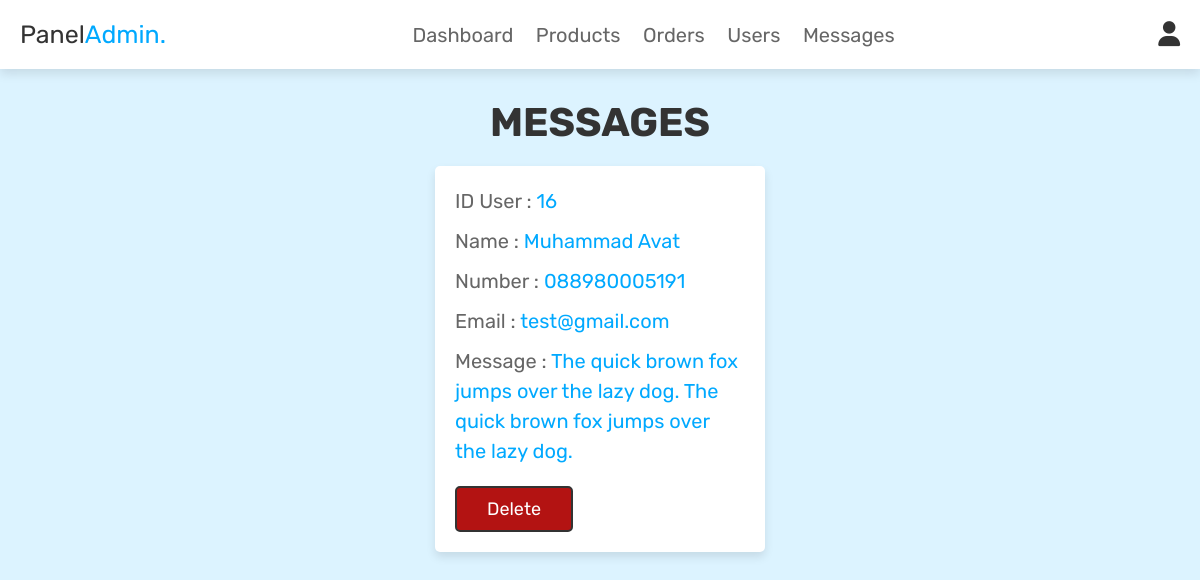
The app's page /admin_contacts.php (signed in) with its own data.
### tables this page shows
CREATE TABLE `message` (
  `id` int(100) NOT NULL,
  `user_id` int(100) NOT NULL,
  `name` varchar(100) NOT NULL,
  `email` varchar(100) NOT NULL,
  `number` varchar(12) NOT NULL,
  `message` varchar(500) NOT NULL
);

### admin_contacts.php (the view, shortened to what this page needs)
<?php
@include 'config.php';
?>
<!DOCTYPE html>
<html lang="en">
<head>
   <link rel="stylesheet" href="https://cdnjs.cloudflare.com/ajax/libs/font-awesome/6.5.1/css/all.min.css">
   <link rel="stylesheet" href="css/admin_style.css">
</head>
<body>
<?php @include 'admin_header.php'; ?>
<section class="messages">
   <h1 class="title">messages</h1>
   <div class="box-container">
      <?php
       $select_message = mysqli_query($conn, "SELECT * FROM `message`") or die('query failed');
       if(mysqli_num_rows($select_message) > 0){
          while($fetch_message = mysqli_fetch_assoc($select_message)){
      ?>
      <div class="box">
         <p>ID User : <span><?php echo $fetch_message['user_id']; ?></span> </p>
         <p>Name : <span><?php echo $fetch_message['name']; ?></span> </p>
         <p>Number : <span><?php echo $fetch_message['number']; ?></span> </p>
         <p>Email : <span><?php echo $fetch_message['email']; ?></span> </p>
         <p>Message : <span><?php echo $fetch_message['message']; ?></span> </p>
         <a href="admin_contacts.php?delete=<?php echo $fetch_message['id']; ?>" onclick="return confirm('delete this message?');" class="delete-btn">delete</a>
      </div>
      <?php
         }
      }else{
         echo '<p class="empty">you have no messages!</p>';
      }
      ?>
   </div>
</section>
</body>
</html>

### css/admin_style.css (style rules this page uses)
:root { --dark-blue: #0066d3; --blue:#00a9ff; --light-blue: #a0e9ff; --red:#b31312; --orange:#ea906c; --black:#333; --white:#fff; --light-color:#666; --light-white:#ccc; --light-bg:#dcf3ff; --border:.3rem solid var(--black); --border2:.2rem solid var(--black); --box-shadow:0 .5rem 1rem rgba(0,0,0,.1); }
* { font-family: 'Rubik', sans-serif; margin:0; padding:0; box-sizing: border-box; outline: none; border:none; text-decoration: none; transition:all .2s linear; }
html { font-size: 62.5%; overflow-x: hidden; scroll-behavior: smooth; scroll-padding-top: 6.5rem; }
body { background: var(--light-bg); }
section { padding:3rem 2rem; }
.title { text-align: center; margin-bottom: 2rem; color:var(--black); text-transform: uppercase; font-size: 4rem; }
.btn, .delete-btn, .option-btn { display: inline-block; border-radius: .5rem; margin-top: 1rem; font-size: 1.8rem; color:var(--white); cursor: pointer; padding:1rem 3rem; text-transform: capitalize; }
.delete-btn { background-color: var(--red); border: var(--border2); }
.messages .box-container { display: grid; grid-template-columns: repeat(auto-fit, 33rem); gap:1.5rem; align-items: flex-start; max-width: 1200px; margin: 0 auto; justify-content: center; }
.messages .box-container .box { padding:2rem; border:0; background-color: var(--white); box-shadow: var(--box-shadow); border-radius: .5rem; }
.messages .box-container .box p { font-size: 2rem; color:var(--light-color); margin-bottom: 1rem; line-height: 1.5; }
.messages .box-container .box p span { color:var(--blue); }

### records on screen
message: user "16", name "Muhammad Avat", number "088980005191", email "test@gmail.com", message "The quick brown fox jumps over the lazy dog. The quick brown fox jumps over the lazy dog."
